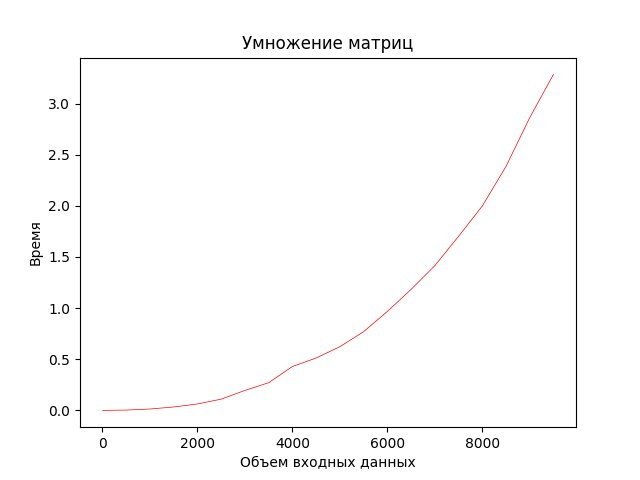

The script that saved this image:
import dependencies

def task2(n):
    matrix_size = (n, n)
    matrix_a = dependencies.np.random.rand(*matrix_size)
    matrix_b = dependencies.np.random.rand(*matrix_size)
    result = dependencies.np.dot(matrix_a, matrix_b)
    return result


func = dependencies.get_usage_time(ndigits=5)(task2)

items = [i for i in range(1, 10000, 500)]
times = [func(i) for i in range(1, 10000, 500)]
for i in range(2):
    z = 1
    for j in range(len(times)):
        times[j] += func(z)
        z += 10
for i in range(len(times)):
    times[i] /= 3


fig = dependencies.plt.plot(items, times, 'r-', linewidth = 0.5)
dependencies.plt.title('Умножение матриц')
ax = dependencies.plt.gca()
ax.set_xlabel('Объем входных данных')
ax.set_ylabel('Время')
dependencies.plt.savefig('task2.png')